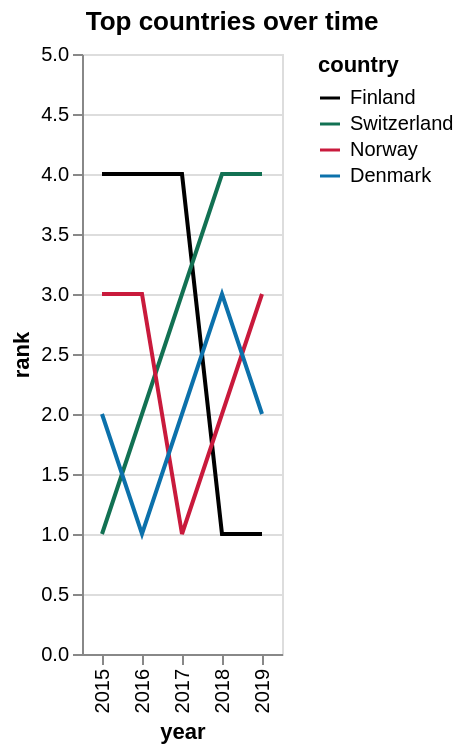

Source (Vega-Lite JSON):
### Vega-Lite specification from a JSON file in a GitHub repository (floating-point values rounded to 4 significant figures)
{"$schema": "https://vega.github.io/schema/vega-lite/v4.json", "title": {"text": "Top countries over time", "frame": "bounds"}, "data": {"values": [{"country": "Finland", "year": 2015, "rank": 6}, {"country": "Switzerland", "year": 2015, "rank": 1}, {"country": "Norway", "year": 2015, "rank": 4}, {"country": "Denmark", "year": 2015, "rank": 3}, {"country": "Finland", "year": 2016, "rank": 5}, {"country": "Switzerland", "year": 2016, "rank": 2}, {"country": "Norway", "year": 2016, "rank": 4}, {"country": "Denmark", "year": 2016, "rank": 1}, {"country": "Finland", "year": 2017, "rank": 5}, {"country": "Switzerland", "year": 2017, "rank": 4}, {"country": "Norway", "year": 2017, "rank": 1}, {"country": "Denmark", "year": 2017, "rank": 2}, {"country": "Finland", "year": 2018, "rank": 1}, {"country": "Switzerland", "year": 2018, "rank": 5}, {"country": "Norway", "year": 2018, "rank": 2}, {"country": "Denmark", "year": 2018, "rank": 3}, {"country": "Finland", "year": 2019, "rank": 1}, {"country": "Switzerland", "year": 2019, "rank": 6}, {"country": "Norway", "year": 2019, "rank": 3}, {"country": "Denmark", "year": 2019, "rank": 2}]}, "transform": [{"sort": [{"field": "rank", "order": "ascending"}], "window": [{"op": "rank", "as": "rank"}], "groupby": ["year"]}], "mark": {"type": "line", "orient": "vertical"}, "encoding": {"x": {"field": "year", "type": "ordinal"}, "y": {"field": "rank", "type": "quantitative", "scale": {"domain": [0, 5]}}, "color": {"field": "country", "type": "nominal", "scale": {"domain": ["Finland", "Switzerland", "Norway", "Denmark"], "range": ["black", "#127153", "#C91A3C", "#0C71AB"]}}}}
